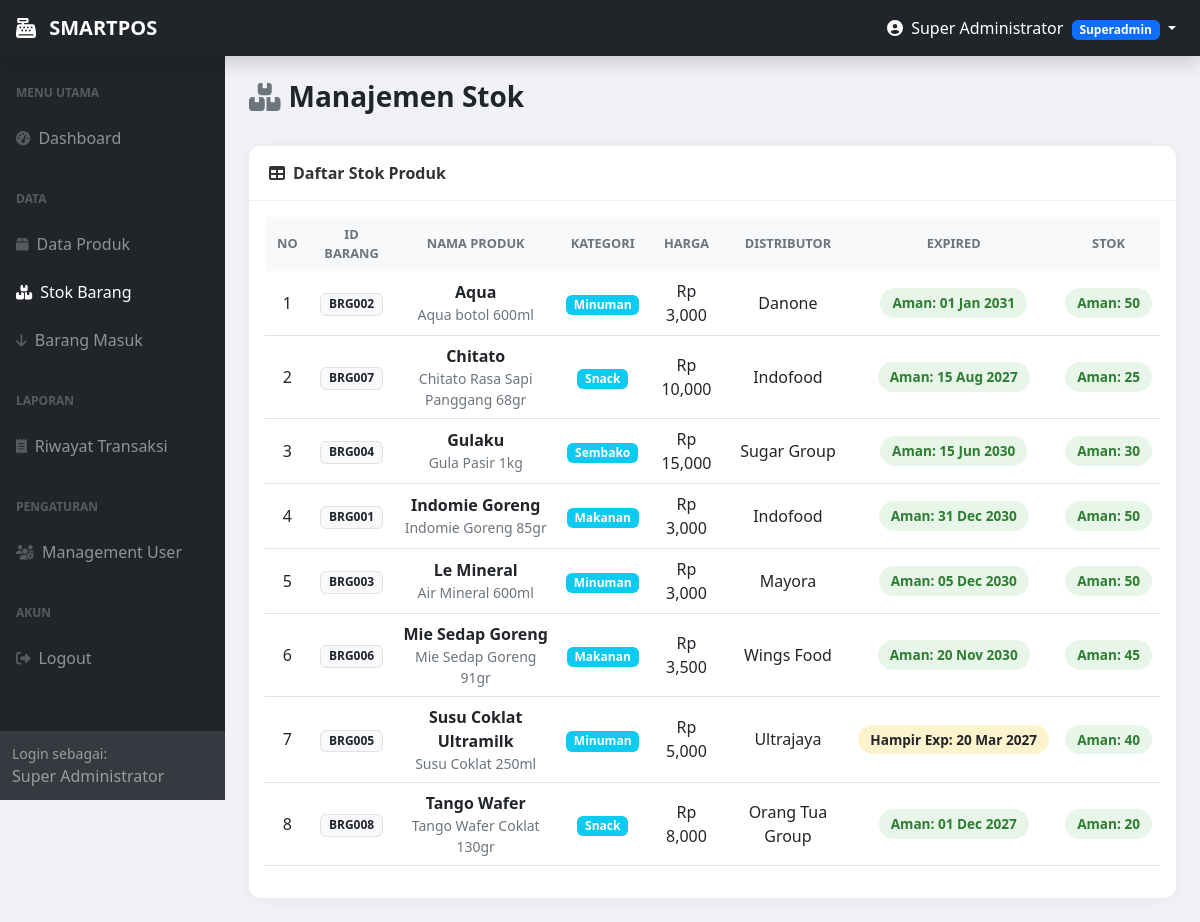
/stok.php (signed in), run on the app's committed database.
### tables this page shows
CREATE TABLE `produk` (
  `idproduk` int(11) NOT NULL AUTO_INCREMENT,
  `id_kategori` int(11) DEFAULT NULL COMMENT 'FK ke tabel kategori',
  `namaproduk` varchar(100) NOT NULL COMMENT 'Nama produk',
  `distributor` varchar(100) DEFAULT NULL COMMENT 'Nama distributor/supplier',
  `deskripsi` varchar(255) DEFAULT NULL COMMENT 'Deskripsi singkat produk',
  `harga` int(11) NOT NULL DEFAULT 0 COMMENT 'Harga jual produk',
  `stok` int(11) NOT NULL DEFAULT 0 COMMENT 'Jumlah stok tersedia',
  `tgl_exp` date DEFAULT NULL COMMENT 'Tanggal expired produk',
  `gambar` varchar(100) DEFAULT NULL COMMENT 'Nama file gambar produk',
  PRIMARY KEY (`idproduk`),
  KEY `fk_produk_kategori` (`id_kategori`),
  CONSTRAINT `fk_produk_kategori` FOREIGN KEY (`id_kategori`) REFERENCES `kategori` (`id_kategori`) ON DELETE SET NULL ON UPDATE CASCADE
);

CREATE TABLE `kategori` (
  `id_kategori` int(11) NOT NULL AUTO_INCREMENT,
  `nama_kategori` varchar(50) NOT NULL COMMENT 'Nama kategori produk',
  PRIMARY KEY (`id_kategori`)
);

### config/koneksi.php (called while the page is built, shortened)
<?php
function formatIdBarang($id) {
    return 'BRG' . str_pad($id, 3, '0', STR_PAD_LEFT);
}
?>

### stok.php (the view, shortened to what this page needs)
<?php
include 'config/koneksi.php';
include 'templates/header.php';
include 'templates/sidebar.php';
?>
<main class="container-fluid px-4 py-4">
    <div class="d-flex justify-content-between align-items-center mb-4">
        <h3 class="fw-bold text-dark"><i class="fas fa-boxes text-secondary me-2"></i>Manajemen Stok</h3>
    </div>
    <div class="card card-clean">
        <div class="card-header-clean">
            <i class="fas fa-table me-2"></i>Daftar Stok Produk
        </div>
        <div class="card-body">
            <div class="table-responsive">
            <table id="tabelStok" class="table table-hover w-100">
                <thead>
                    <tr>
                        <th width="5%">No</th>
                        <th>ID Barang</th>
                        <th>Nama Produk</th>
                        <th>Kategori</th>
                        <th>Harga</th>
                        <th>Distributor</th>
                        <th>Expired</th>
                        <th>Stok</th>
                    </tr>
                </thead>
                <tbody>
                <?php
                $no = 1;
                $data = mysqli_query($con, "
                    SELECT p.*, k.nama_kategori
                    FROM produk p
                    LEFT JOIN kategori k ON p.id_kategori = k.id_kategori
                    ORDER BY p.namaproduk ASC
                ");
                $tgl_sekarang = date('Y-m-d');
                $tgl_warning  = date('Y-m-d', strtotime('+1 year'));
                while ($d = mysqli_fetch_array($data)) {
                    $namaproduk  = $d['namaproduk'];
                    $deskripsi   = $d['deskripsi'];
                    $harga       = $d['harga'];
                    $distributor = $d['distributor'];
                    $stok        = $d['stok'];
                    $tgl_exp     = $d['tgl_exp'];
                    if ($tgl_exp == NULL || $tgl_exp == '0000-00-00') {
                        $show_exp = "<span class='text-muted'>-</span>";
                    } else {
                        $tgl_formatted = date('d M Y', strtotime($tgl_exp));
                        if ($tgl_exp < $tgl_sekarang) {
                            $show_exp = "<span class='badge badge-stock badge-expired'>Expired: $tgl_formatted</span>";
                        } elseif ($tgl_exp <= $tgl_warning) {
                            $show_exp = "<span class='badge badge-stock badge-warning-custom text-dark'>Hampir Exp: $tgl_formatted</span>";
                        } else {
                            $show_exp = "<span class='badge badge-stock badge-safe'>Aman: $tgl_formatted</span>";
                        }
                    }
                ?>
                    <tr>
                        <td><?= $no++; ?></td>
                        <td><span class="badge bg-light text-dark border"><?= formatIdBarang($d['idproduk']); ?></span></td>
                        <td>
                            <div class="fw-bold text-dark"><?= htmlspecialchars($namaproduk); ?></div>
                            <small class="text-muted d-block"><?= htmlspecialchars($deskripsi); ?></small>
                        </td>
                        <td><span class="badge bg-info"><?= htmlspecialchars($d['nama_kategori'] ?? '-'); ?></span></td>
                        <td>Rp <?= number_format($harga); ?></td>
                        <td><?= htmlspecialchars($distributor ?? '-'); ?></td>
                        <td><?= $show_exp; ?></td>
                        <td>
                            <?php if ($stok <= 5): ?>
                                <span class="badge badge-stock badge-low">Tipis: <?= $stok; ?></span>
                            <?php elseif ($stok <= 10): ?>
                                <span class="badge badge-stock badge-warning-custom">Rendah: <?= $stok; ?></span>
                            <?php else: ?>
                                <span class="badge badge-stock badge-safe">Aman: <?= $stok; ?></span>
                            <?php endif; ?>
                        </td>
                    </tr>
                <?php } ?>
                </tbody>
            </table>
            </div>
        </div>
    </div>
</main>
<?php include 'templates/footer.php'; ?>

### templates/header.php (style rules this page uses)
body { background-color: #f0f2f5; font-family: 'Segoe UI', Tahoma, Geneva, Verdana, sans-serif; }
.card-clean { background: #fff; border: none; border-radius: 12px; box-shadow: 0 2px 15px rgba(0,0,0,0.05); }
.card-header-clean { background: #fff; border-bottom: 1px solid #f0f0f0; padding: 15px 20px; font-weight: 700; color: #333; border-radius: 12px 12px 0 0; }
.table thead th { background-color: #f8f9fa; border-bottom: none; color: #6c757d; font-weight: 600; text-transform: uppercase; font-size: 0.8rem; text-align: center !important; vertical-align: middle !important; }
.table tbody td { text-align: center !important; vertical-align: middle !important; }
.badge-stock { padding: 8px 12px; border-radius: 50px; font-weight: 600; font-size: 0.85rem; }
.badge-safe { background-color: #e8f5e9; color: #2e7d32; }
.badge-warning-custom { background-color: #fff3cd; color: #856404; }

### data on the page
produk: idproduk "BRG002", namaproduk "Aqua", deskripsi "Aqua botol 600ml", id_kategori.nama_kategori "Minuman", harga "3,000", distributor "Danone", tgl_exp "01 Jan 2031", stok "50"
produk: idproduk "BRG007", namaproduk "Chitato", deskripsi "Chitato Rasa Sapi Panggang 68gr", id_kategori.nama_kategori "Snack", harga "10,000", distributor "Indofood", tgl_exp "15 Aug 2027", stok "25"
produk: idproduk "BRG004", namaproduk "Gulaku", deskripsi "Gula Pasir 1kg", id_kategori.nama_kategori "Sembako", harga "15,000", distributor "Sugar Group", tgl_exp "15 Jun 2030", stok "30"
produk: idproduk "BRG001", namaproduk "Indomie Goreng", deskripsi "Indomie Goreng 85gr", id_kategori.nama_kategori "Makanan", harga "3,000", distributor "Indofood", tgl_exp "31 Dec 2030", stok "50"
produk: idproduk "BRG003", namaproduk "Le Mineral", deskripsi "Air Mineral 600ml", id_kategori.nama_kategori "Minuman", harga "3,000", distributor "Mayora", tgl_exp "05 Dec 2030", stok "50"
produk: idproduk "BRG006", namaproduk "Mie Sedap Goreng", deskripsi "Mie Sedap Goreng 91gr", id_kategori.nama_kategori "Makanan", harga "3,500", distributor "Wings Food", tgl_exp "20 Nov 2030", stok "45"
produk: idproduk "BRG005", namaproduk "Susu Coklat Ultramilk", deskripsi "Susu Coklat 250ml", id_kategori.nama_kategori "Minuman", harga "5,000", distributor "Ultrajaya", tgl_exp "20 Mar 2027", stok "40"
produk: idproduk "BRG008", namaproduk "Tango Wafer", deskripsi "Tango Wafer Coklat 130gr", id_kategori.nama_kategori "Snack", harga "8,000", distributor "Orang Tua Group", tgl_exp "01 Dec 2027", stok "20"

### other printed values
$_SESSION['nama_lengkap'] "Super Administrator"
$_SESSION['role'] "Superadmin"
